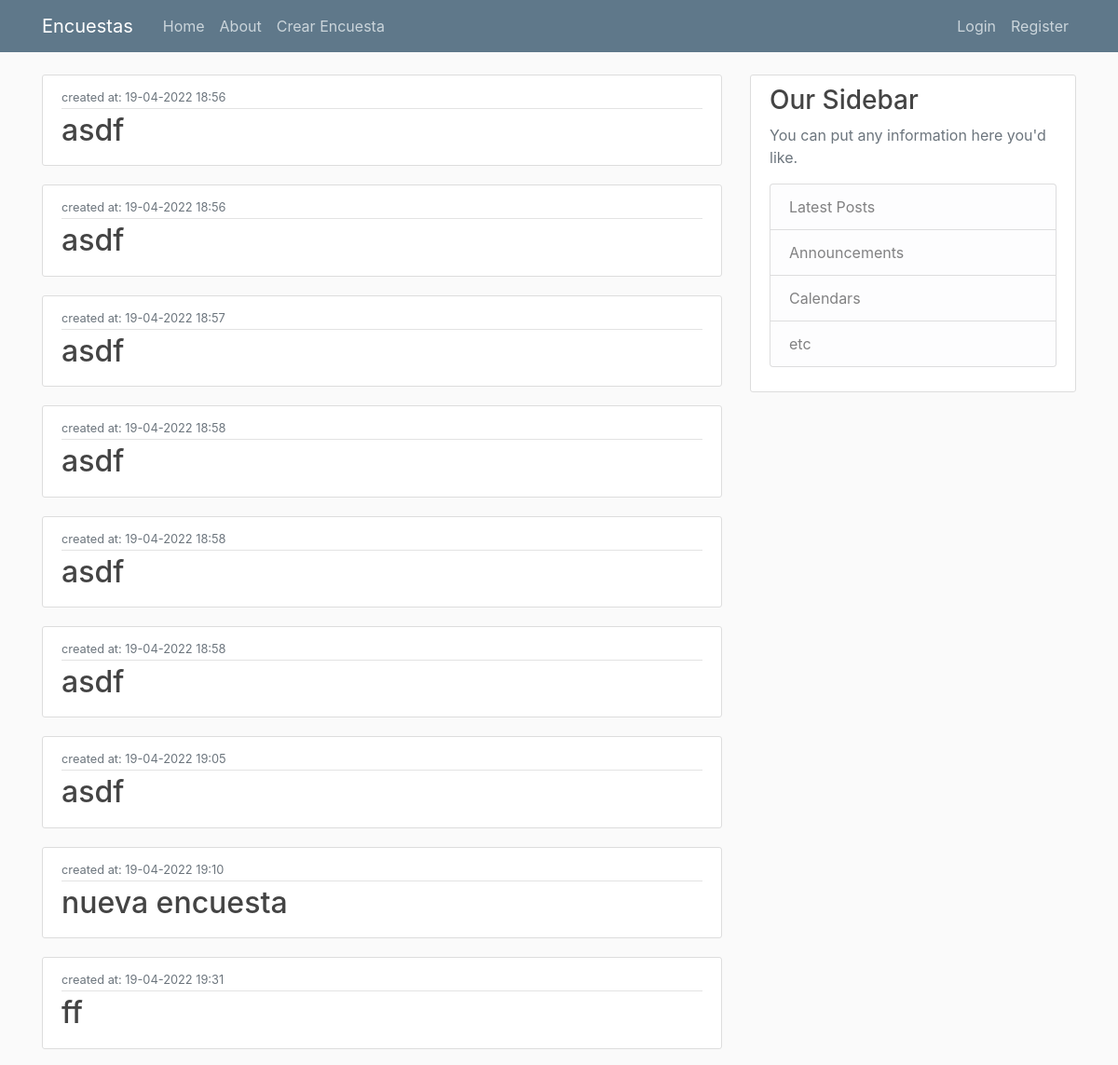
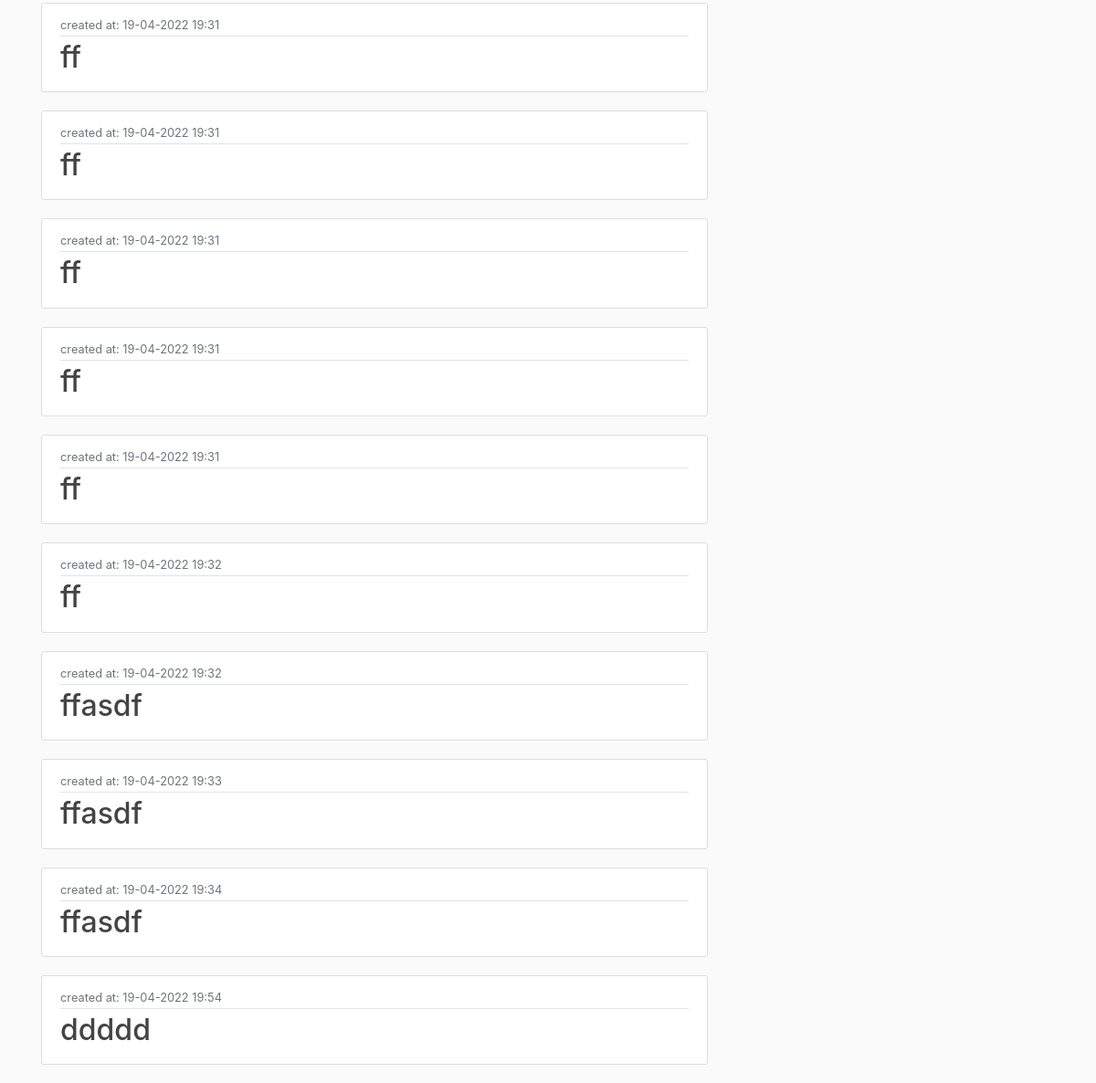
Page /home on the earlier database version (2 pictures, top to bottom).
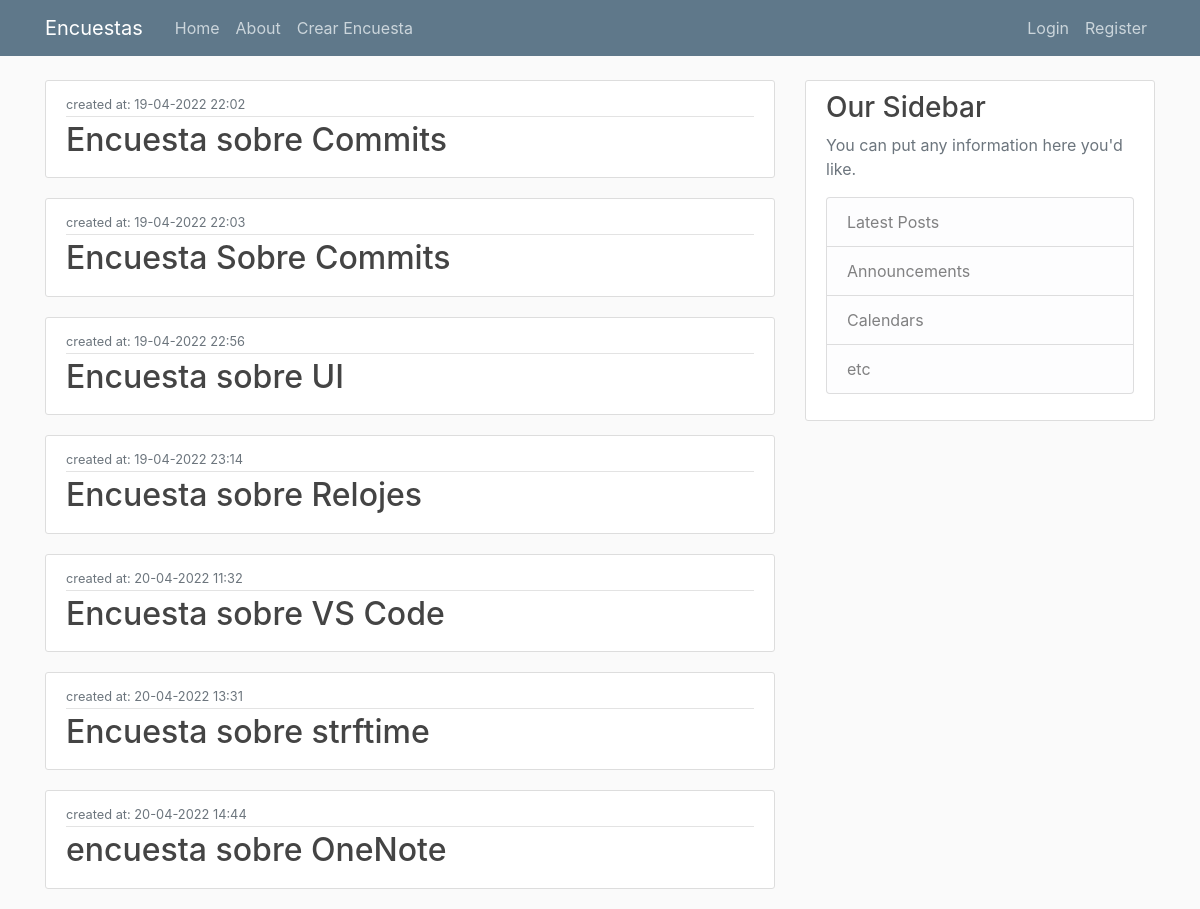
Same page on the later database version.
### encuestas/models.py (models this page shows)
class Encuesta(db.Model):
    id = db.Column(db.Integer, primary_key = True)
    title = db.Column(db.String(100),nullable = False)
    date_created = db.Column(db.DateTime, nullable = False, default = datetime.utcnow)
    date_posted = db.Column(db.DateTime, default = datetime.utcnow)
    user_id = db.Column(db.Integer, db.ForeignKey('user.id'),nullable = False)
    preguntas = db.relationship('Pregunta', backref = 'content', lazy = True)

### encuestas/routes.py (the view)
@app.route("/")
@app.route("/home")
def home():
    encuestas = Encuesta.query.all()
    return render_template('home.html', posts=posts, encuestas = encuestas)

### encuestas/templates/home.html
{% extends "layout.html" %} {% block content %} {% for encuesta in encuestas %}
<article class="media content-section">
  <div class="media-body">
    <div class="article-metadata">
      <small class="text-muted">
        created at: {{ encuesta.date_created.strftime('%d-%m-%Y %H:%M')
        }}</small
      >
    </div>
    <h2>
      <a
        class="article-title"
        href="{{ url_for('editar_encuesta', encuesta_id=encuesta.id) }}"
        >{{ encuesta.title }}</a
      >
    </h2>
  </div>
</article>
{% endfor %} {% endblock content %}

### encuestas/templates/layout.html (shortened to what this page needs)
<!DOCTYPE html>
<html>
<head>
    <link rel="stylesheet" href="https://maxcdn.bootstrapcdn.com/bootstrap/4.0.0/css/bootstrap.min.css">
    <link rel="stylesheet" type="text/css" href="{{ url_for('static', filename='main.css') }}">
</head>
<body>
    <header class="site-header">
      <nav class="navbar navbar-expand-md navbar-dark bg-steel fixed-top">
        <div class="container">
          <a class="navbar-brand mr-4" href="/">Encuestas</a>
          <div class="collapse navbar-collapse" id="navbarToggle">
            <div class="navbar-nav mr-auto">
              <a class="nav-item nav-link" href="{{ url_for('home') }}">Home</a>
              <a class="nav-item nav-link" href="{{ url_for('about') }}">About</a>
              <a class="nav-item nav-link" href="{{ url_for('crear_encuesta')}}">Crear Encuesta</a>
            </div>
            <div class="navbar-nav">
              <a class="nav-item nav-link" href="{{ url_for('login') }}">Login</a>
              <a class="nav-item nav-link" href="{{ url_for('register') }}">Register</a>
            </div>
          </div>
        </div>
      </nav>
    </header>
    <main role="main" class="container">
      <div class="row">
        <div class="col-md-8">
          {% block content %}{% endblock %}
        </div>
        <div class="col-md-4">
          <div class="content-section">
            <h3>Our Sidebar</h3>
            <p class='text-muted'>You can put any information here you'd like.
              <ul class="list-group">
                <li class="list-group-item list-group-item-light">Latest Posts</li>
                <li class="list-group-item list-group-item-light">Announcements</li>
                <li class="list-group-item list-group-item-light">Calendars</li>
                <li class="list-group-item list-group-item-light">etc</li>
              </ul>
            </p>
          </div>
        </div>
      </div>
    </main>
</body>
</html>

### encuestas/static/main.css (style rules this page uses)
body { background: #fafafa; color: #333333; margin-top: 5rem; }
h1, h2, h3, h4, h5, h6 { color: #444444; }
.bg-steel { background-color: #5f788a; }
.site-header .navbar-nav .nav-link { color: #cbd5db; }
.content-section { background: #ffffff; padding: 10px 20px; border: 1px solid #dddddd; border-radius: 3px; margin-bottom: 20px; }
.article-title { color: #444444; }
.article-metadata { padding-bottom: 1px; margin-bottom: 4px; border-bottom: 1px solid #e3e3e3 }

Differences in the rows shown:
removed Encuesta: date_created "19-04-2022 19:10", title "nueva encuesta"
removed Encuesta: date_created "19-04-2022 19:31", title "ff"
removed Encuesta: date_created "19-04-2022 19:31", title "ff"
removed Encuesta: date_created "19-04-2022 19:31", title "ff"
removed Encuesta: date_created "19-04-2022 19:31", title "ff"
removed Encuesta: date_created "19-04-2022 19:31", title "ff"
removed Encuesta: date_created "19-04-2022 19:31", title "ff"
removed Encuesta: date_created "19-04-2022 19:32", title "ff"
removed Encuesta: date_created "19-04-2022 19:32", title "ffasdf"
removed Encuesta: date_created "19-04-2022 19:33", title "ffasdf"
removed Encuesta: date_created "19-04-2022 19:34", title "ffasdf"
removed Encuesta: date_created "19-04-2022 19:54", title "ddddd"
changed Encuesta: date_created "19-04-2022 18:56" → "19-04-2022 22:02"; title "asdf" → "Encuesta sobre Commits"
changed Encuesta: date_created "19-04-2022 18:56" → "19-04-2022 22:03"; title "asdf" → "Encuesta Sobre Commits"
changed Encuesta: date_created "19-04-2022 18:57" → "19-04-2022 22:56"; title "asdf" → "Encuesta sobre UI"
changed Encuesta: date_created "19-04-2022 18:58" → "19-04-2022 23:14"; title "asdf" → "Encuesta sobre Relojes"
changed Encuesta: date_created "19-04-2022 18:58" → "20-04-2022 11:32"; title "asdf" → "Encuesta sobre VS Code"
changed Encuesta: date_created "19-04-2022 18:58" → "20-04-2022 13:31"; title "asdf" → "Encuesta sobre strftime"
changed Encuesta: date_created "19-04-2022 19:05" → "20-04-2022 14:44"; title "asdf" → "encuesta sobre OneNote"
